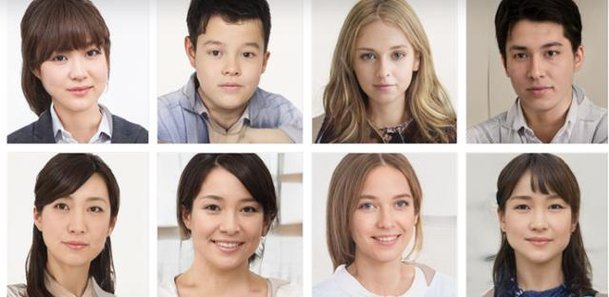
#> input picture kogpt/KoGPT2-chatbot/imgs/sample_image.jpg, 609 x 297 px, found by its file name
$ python my_opencv.py
#> lines starting #> are read from the running program, lines starting #| are printed output that depends on the picture; after the words box and inside, x2 and y2 are one past the last pixel; in counts of white or black regions, pixels touching at a corner belong together
import cv2


class MyOpenCV:
    def __init__(self):
        pass

    def execute(self):
        # haarcascade 불러오기
        # - 얼굴과 눈을 찾기위한 미리 학습된 샘플 데이터
        face_cascade = cv2.CascadeClassifier(cv2.data.haarcascades + 'haarcascade_frontalface_default.xml')
        eye_cascade = cv2.CascadeClassifier(cv2.data.haarcascades + 'haarcascade_eye.xml')

        # 이미지 불러오기
        # '샘플이미지경로': 얼굴을 검출하고싶은 이미지 경로를 작성해주세요
        img = cv2.imread('C:\\Users\\bitcamp\\Downloads\\sample_image.jpg')
#> img is the input picture: shape (297, 609, 3); mean B, G, R 158.7, 167.8, 184.4

        # 이미지 전처리
        gray = cv2.cvtColor(img, cv2.COLOR_BGR2GRAY)
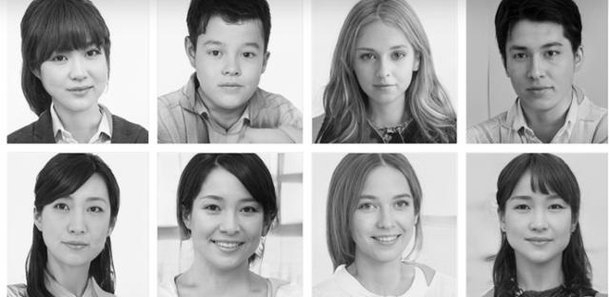
#> gray: shape (297, 609); min 0, max 255, mean 171.7

        # 얼굴 찾기
        faces = face_cascade.detectMultiScale(gray, 1.3, 5)
#> faces = [[345, 27, 76, 76], [492, 19, 88, 88], [348, 176, 76, 76], [190, 22, 83, 83], [183, 175, 89, 89], [499, 178, 79, 79], [34, 176, 87, 87]]
        for (x, y, w, h) in faces:
            cv2.rectangle(img, (x, y), (x + w, y + h), (255, 0, 0), 2)

            # 눈 찾기
            roi_color = img[y:y + h, x:x + w]
            roi_gray = gray[y:y + h, x:x + w]
            eyes = eye_cascade.detectMultiScale(roi_gray)
            for (ex, ey, ew, eh) in eyes:
                cv2.rectangle(roi_color, (ex, ey), (ex + ew, ey + eh), (0, 255, 0), 2)
#> this loop made 7 passes
#> (x, y, w, h, eyes) on passes 1 to 7: (345, 27, 76, 76, [[11, 18, 23, 23], [38, 15, 25, 25]]), (492, 19, 88, 88, [[46, 21, 26, 26], [16, 25, 23, 23]]), (348, 176, 76, 76, [[41, 17, 22, 22], [7, 18, 24, 24]]), (190, 22, 83, 83, [[12, 18, 25, 25], [45, 20, 24, 24]]), (183, 175, 89, 89, [[16, 19, 27, 27], [52, 23, 23, 23]]), (499, 178, 79, 79, [[11, 17, 24, 24], [44, 18, 22, 22]]), (34, 176, 87, 87, [[17, 20, 22, 22], [47, 20, 25, 25]])
#> pass 1, in execute, `roi_color = img[y:y + h, x:x + w]`:
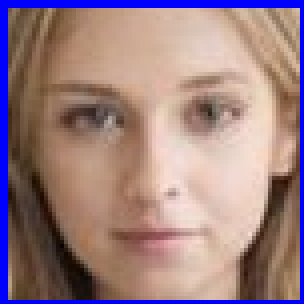
#> roi_color: shape (76, 76, 3) (shown 4 times larger); mean B, G, R 130.2, 127.3, 155.9
#> pass 1, in execute, `roi_gray = gray[y:y + h, x:x + w]`:
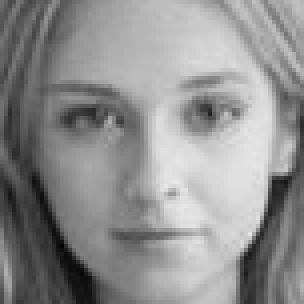
#> roi_gray: shape (76, 76) (shown 4 times larger); min 3, max 232, mean 143.3
#> pass 2, in execute, `roi_gray = gray[y:y + h, x:x + w]`:
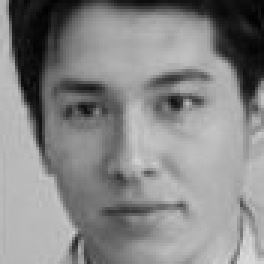
#> roi_gray: shape (88, 88) (shown 3 times larger); min 1, max 218, mean 134.5
#> after the loop:
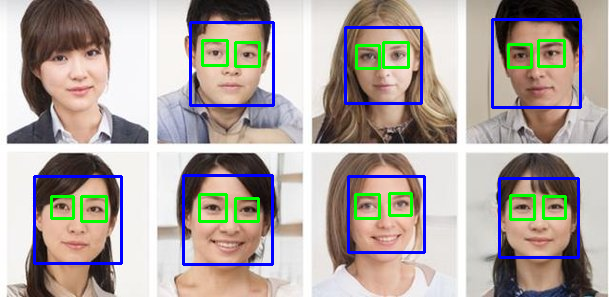
#> img: shape (297, 609, 3); 6.01% of pixels changed, all inside (x1, y1, x2, y2) = (33, 18, 582, 266)
#> after the loop:
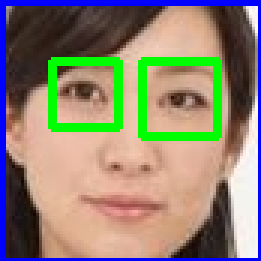
#> roi_color: shape (87, 87, 3) (shown 3 times larger); mean B, G, R 115.6, 132, 142.4
#> after the loop:
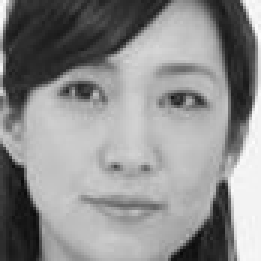
#> roi_gray: shape (87, 87) (shown 3 times larger); min 8, max 253, mean 141.2

        # 결과 출력
        cv2.imshow('image', img)

        key = cv2.waitKey(0)
#> (key Esc is pressed here)
        cv2.destroyAllWindows()


if __name__ == '__main__':
    m = MyOpenCV()
    m.execute()
